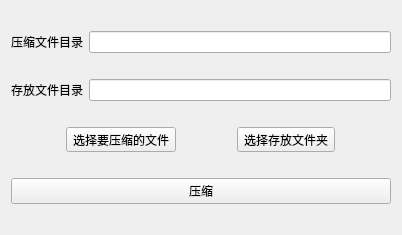
<?xml version="1.0" encoding="UTF-8"?>
<ui version="4.0">
 <class>chooseFile</class>
 <widget class="QWidget" name="chooseFile">
  <property name="geometry">
   <rect>
    <x>0</x>
    <y>0</y>
    <width>402</width>
    <height>235</height>
   </rect>
  </property>
  <property name="windowTitle">
   <string>Form</string>
  </property>
  <layout class="QVBoxLayout" name="verticalLayout">
   <item>
    <layout class="QHBoxLayout" name="horizontalLayout">
     <item>
      <widget class="QLabel" name="label">
       <property name="text">
        <string>压缩文件目录</string>
       </property>
      </widget>
     </item>
     <item>
      <widget class="QLineEdit" name="editFile"/>
     </item>
    </layout>
   </item>
   <item>
    <layout class="QHBoxLayout" name="horizontalLayout_2">
     <item>
      <widget class="QLabel" name="label_2">
       <property name="text">
        <string>存放文件目录</string>
       </property>
      </widget>
     </item>
     <item>
      <widget class="QLineEdit" name="saveFile"/>
     </item>
    </layout>
   </item>
   <item>
    <layout class="QHBoxLayout" name="horizontalLayout_3">
     <item>
      <widget class="QToolButton" name="toolButton">
       <property name="text">
        <string>选择要压缩的文件</string>
       </property>
      </widget>
     </item>
     <item>
      <widget class="QToolButton" name="toolButton_2">
       <property name="text">
        <string>选择存放文件夹</string>
       </property>
      </widget>
     </item>
    </layout>
   </item>
   <item>
    <widget class="QPushButton" name="compress">
     <property name="text">
      <string>压缩</string>
     </property>
    </widget>
   </item>
  </layout>
 </widget>
 <resources/>
 <connections/>
</ui>
